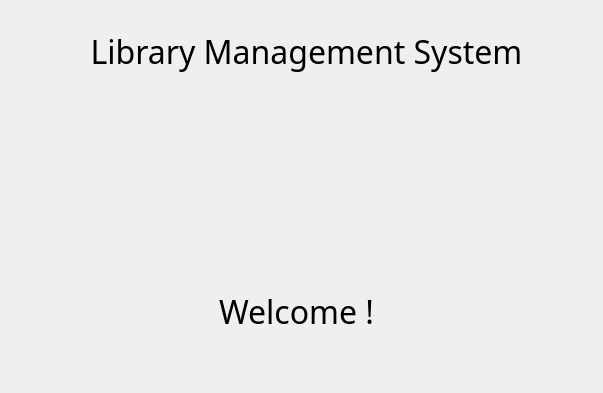
         <widget class="QWidget" name="tab_5">
          <attribute name="title">
           <string>Home_Page</string>
          </attribute>
          <layout class="QVBoxLayout" name="verticalLayout_11">
           <item>
            <widget class="QWidget" name="widget_102" native="true">
             <layout class="QGridLayout" name="gridLayout_4">
              <property name="leftMargin">
               <number>0</number>
              </property>
              <property name="topMargin">
               <number>0</number>
              </property>
              <property name="rightMargin">
               <number>0</number>
              </property>
              <property name="bottomMargin">
               <number>0</number>
              </property>
              <property name="spacing">
               <number>0</number>
              </property>
              <item row="1" column="2">
               <widget class="QWidget" name="widget_40" native="true"/>
              </item>
              <item row="1" column="1">
               <widget class="QWidget" name="widget_41" native="true">
                <property name="sizePolicy">
                 <sizepolicy hsizetype="Preferred" vsizetype="Preferred">
                  <horstretch>0</horstretch>
                  <verstretch>0</verstretch>
                 </sizepolicy>
                </property>
                <property name="minimumSize">
                 <size>
                  <width>581</width>
                  <height>371</height>
                 </size>
                </property>
                <widget class="QLabel" name="label_3">
                 <property name="geometry">
                  <rect>
                   <x>-30</x>
                   <y>0</y>
                   <width>651</width>
                   <height>81</height>
                  </rect>
                 </property>
                 <property name="font">
                  <font>
                   <family>Segoe UI Light</family>
                   <pointsize>24</pointsize>
                  </font>
                 </property>
                 <property name="text">
                  <string>Library Management System</string>
                 </property>
                 <property name="alignment">
                  <set>Qt::AlignCenter</set>
                 </property>
                </widget>
                <widget class="QPushButton" name="design_8">
                 <property name="enabled">
                  <bool>false</bool>
                 </property>
                 <property name="geometry">
                  <rect>
                   <x>180</x>
                   <y>60</y>
                   <width>200</width>
                   <height>200</height>
                  </rect>
                 </property>
                 <property name="text">
                  <string/>
                 </property>
                 <property name="icon">
                  <iconset resource="../archive-system/icons.qrc">
                   <normaloff>:/icons/SORSOGON.png</normaloff>
                   <disabledoff>:/icons/SORSOGON.png</disabledoff>:/icons/SORSOGON.png</iconset>
                 </property>
                 <property name="iconSize">
                  <size>
                   <width>200</width>
                   <height>200</height>
                  </size>
                 </property>
                 <property name="flat">
                  <bool>true</bool>
                 </property>
                </widget>
                <widget class="QLabel" name="home_welcome">
                 <property name="geometry">
                  <rect>
                   <x>-40</x>
                   <y>260</y>
                   <width>651</width>
                   <height>81</height>
                  </rect>
                 </property>
                 <property name="font">
                  <font>
                   <family>Segoe UI Light</family>
                   <pointsize>24</pointsize>
                  </font>
                 </property>
                 <property name="text">
                  <string>Welcome !</string>
                 </property>
                 <property name="alignment">
                  <set>Qt::AlignCenter</set>
                 </property>
                </widget>
               </widget>
              </item>
              <item row="1" column="0">
               <widget class="QWidget" name="widget_42" native="true"/>
              </item>
              <item row="3" column="1">
               <widget class="QWidget" name="widget_43" native="true"/>
              </item>
              <item row="0" column="1">
               <widget class="QWidget" name="widget_44" native="true"/>
              </item>
              <item row="2" column="1">
               <widget class="QWidget" name="widget_45" native="true"/>
              </item>
              <item row="4" column="1">
               <widget class="QWidget" name="widget_46" native="true"/>
              </item>
             </layout>
            </widget>
           </item>
          </layout>
         </widget>
